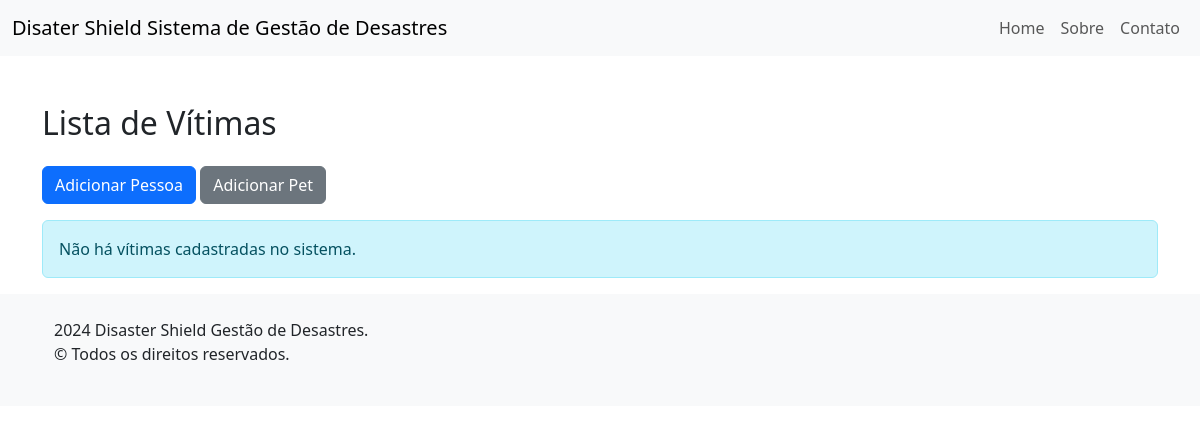
Before: /vitimas/vitimas/ with the older database file.
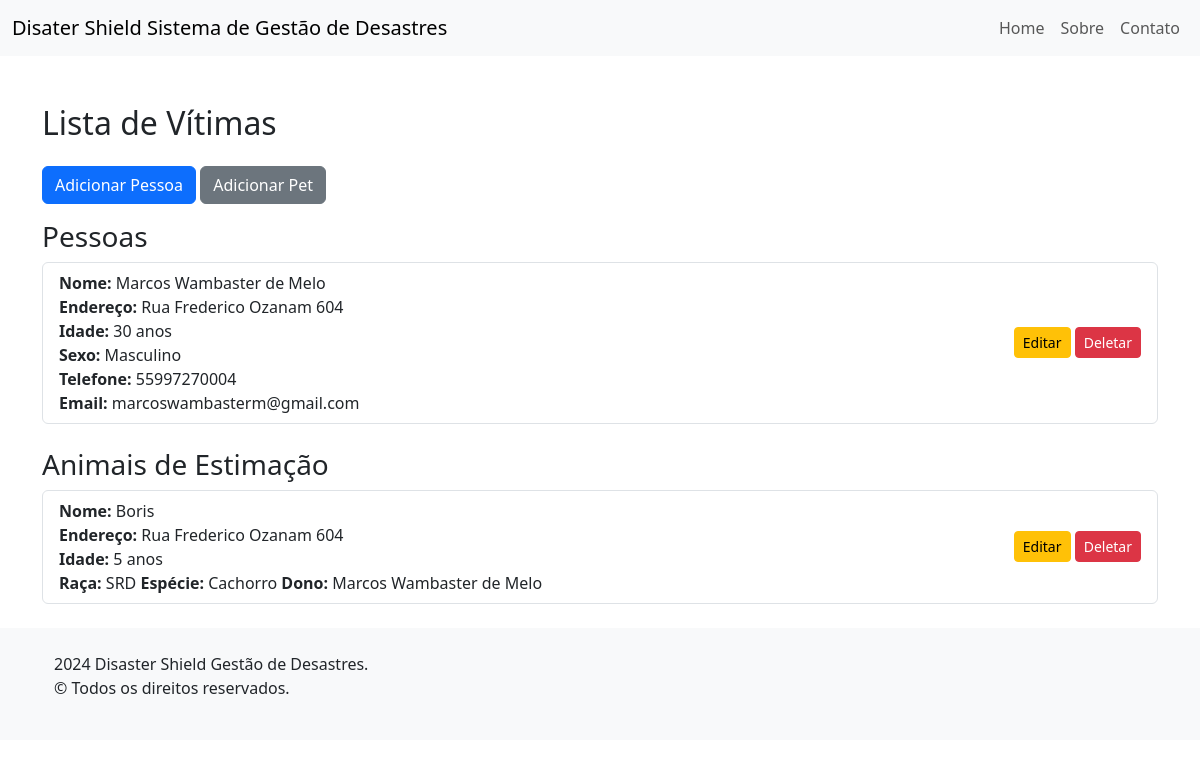
After: the same page with the newer database file.
### vitimas/models.py (models this page shows, shortened)
class Vitima(models.Model):
    nome = models.CharField(max_length=100)
    endereco = models.CharField(max_length=255)
    idade = models.IntegerField()
    class Meta:
        abstract = True

class Pessoa(Vitima):
    sexo = models.CharField(max_length=10)
    telefone = models.CharField(max_length=15)
    email = models.EmailField()

class PET(Vitima):
    raca = models.CharField(max_length=50)
    ESPECIE_CHOICES = [
        ('Cachorro', 'Cachorro'),
        ('Gato', 'Gato'),
        ('Pássaro', 'Pássaro'),
        ('Peixe', 'Peixe'),
        ('Outro', 'Outro')
    ]
    especie = models.CharField(max_length=20, choices=ESPECIE_CHOICES, default='Cachorro')
    dono = models.ForeignKey(Pessoa, on_delete=models.CASCADE, null=True, blank=True, related_name="pets")

### vitimas/views.py (the view)
# urls.py: path('vitimas/', views.lista_vitimas, name='lista_vitimas'),
def lista_vitimas(request):
    pessoas = Pessoa.objects.all()
    pets = PET.objects.all()
    return render(request, './lista_vitimas.html', {'pessoas': pessoas, 'pets': pets})

### vitimas/templates/lista_vitimas.html (shortened to what this page needs)
{% extends "base.html" %}
{% block content %}
<div class="container mt-5">
    <h2 class="my-4">Lista de Vítimas</h2>
    <a href="{% url 'criar_pessoa' %}" class="btn btn-primary mb-3">Adicionar Pessoa</a>
    <a href="{% url 'criar_pet' %}" class="btn btn-secondary mb-3">Adicionar Pet</a>
    {% if pessoas or pets %}
        <h3>Pessoas</h3>
        {% if pessoas %}
            <ul class="list-group mb-4">
                {% for pessoa in pessoas %}
                    <li class="list-group-item d-flex justify-content-between align-items-center">
                        <div>
                            <strong>Nome:</strong> {{ pessoa.nome }}<br>
                            <strong>Endereço:</strong> {{ pessoa.endereco }}<br>
                            <strong>Idade:</strong> {{ pessoa.idade }} anos<br>
                            <strong>Sexo:</strong> {{ pessoa.sexo }}<br>
                            <strong>Telefone:</strong> {{ pessoa.telefone }}<br>
                            <strong>Email:</strong> {{ pessoa.email }}
                        </div>
                        <div>
                            <a href="{% url 'editar_pessoa' pessoa.pk %}" class="btn btn-warning btn-sm">Editar</a>
                            <a href="{% url 'deletar_pessoa' pessoa.pk %}" class="btn btn-danger btn-sm">Deletar</a>
                        </div>
                    </li>
                {% endfor %}
            </ul>
        {% else %}
            <p class="text-muted">Nenhuma pessoa cadastrada.</p>
        {% endif %}
        <h3>Animais de Estimação</h3>
        {% if pets %}
            <ul class="list-group mb-4">
                {% for pet in pets %}
                    <li class="list-group-item d-flex justify-content-between align-items-center">
                        <div>
                            <strong>Nome:</strong> {{ pet.nome }}<br>
                            <strong>Endereço:</strong> {{ pet.endereco }}<br>
                            <strong>Idade:</strong> {{ pet.idade }} anos<br>
                            <strong>Raça:</strong> {{ pet.raca }}
                            <strong>Espécie:</strong> {{ pet.especie }}
                            <strong>Dono:</strong> {% if pet.dono %} {{ pet.dono.nome }} {% else %} Sem Dono {% endif %}
                        </div>
                        <div>
                            <a href="{% url 'editar_pet' pet.pk %}" class="btn btn-warning btn-sm">Editar</a>
                            <a href="{% url 'deletar_pet' pet.pk %}" class="btn btn-danger btn-sm">Deletar</a>
                        </div>
                    </li>
                {% endfor %}
            </ul>
        {% else %}
            <p class="text-muted">Nenhum animal de estimação cadastrado.</p>
        {% endif %}
    {% else %}
        <div class="alert alert-info" role="alert">
            Não há vítimas cadastradas no sistema.
        </div>
    {% endif %}
</div>
{% endblock %}

Changed rows visible on the page:
added Pessoa: nome "Marcos Wambaster de Melo", endereco "Rua Frederico Ozanam 604", idade "30", sexo "Masculino", telefone "55997270004", email "marcoswambasterm@gmail.com"
added PET: nome "Boris", endereco "Rua Frederico Ozanam 604", idade "5", raca "SRD", especie "Cachorro", dono.nome "Marcos Wambaster de Melo"
Other visible differences:
text no longer shown: "Não há vítimas cadastradas no sistema."
text now shown: "Pessoas Animais de Estimação"
